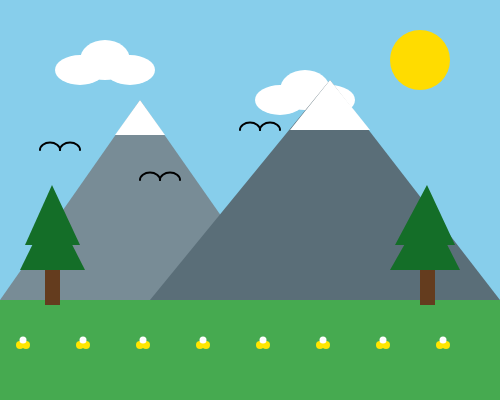
Frame 1 (no input)
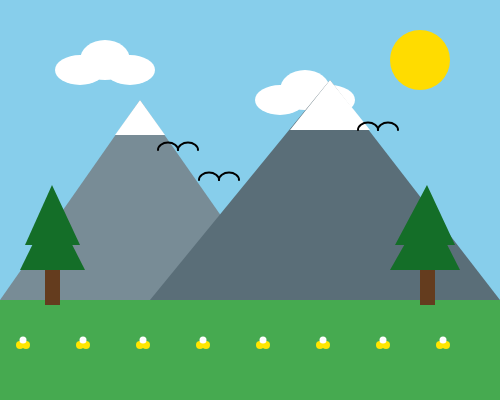
Frame 60 (no input)
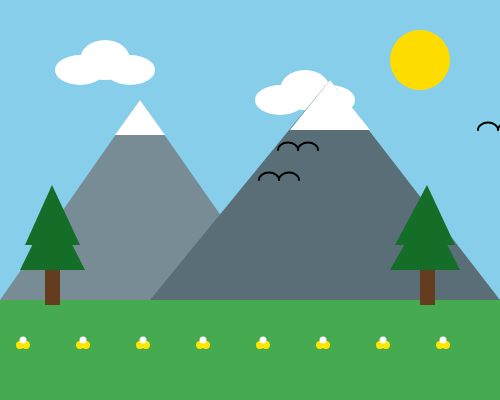
Frame 120 (the mouse pressed at the canvas centre since frame 60)

The p5.js sketch that drew these frames (run headless with seeded random() and noise() and a simulated clock; from frame 60 on, the mouse is pressed at the canvas centre):

// p5.js sketch
// ── sketch.js

let x1 = 50;
let x2 = 150;
let x3 = 250;

function setup() {
  createCanvas(500, 400);
}

function draw() {
  // Cielo
  background(135, 206, 235);

  // Sole
  noStroke();
  fill(255, 220, 0);
  ellipse(420, 60, 60, 60);

  // Nuvole
  fill(255);
  ellipse(80, 70, 50, 30);
  ellipse(105, 60, 50, 40);
  ellipse(130, 70, 50, 30);

  ellipse(280, 100, 50, 30);
  ellipse(305, 90, 50, 40);
  ellipse(330, 100, 50, 30);

  // Montaggna
  fill(120, 140, 150);
  triangle(0, 300, 140, 100, 280, 300);

  // Neve sulla montagna dieto
  fill(255);
  triangle(115, 135, 140, 100, 165, 135);

  // Montagna davanti
  fill(90, 110, 120);
  triangle(150, 300, 330, 80, 500, 300);

  // Neve sulla montagna davanti
  fill(255);
  triangle(290, 130, 330, 80, 370, 130);

  // Prato
  noStroke();
  fill(70, 170, 80);
  rect(0, 300, 500, 100);

  // Fiori sul prato
  for (let i = 20; i < 500; i = i + 60) {
    fill(255, 230, 0);
    ellipse(i, 345, 8, 8);
    ellipse(i + 6, 345, 8, 8);
    fill(255);
    ellipse(i + 3, 340, 7, 7);
  }

  // Albero a sinistra
  fill(100, 60, 30);
  rect(45, 245, 15, 60);

  fill(20, 110, 40);
  triangle(20, 270, 52, 205, 85, 270);
  triangle(25, 245, 52, 185, 80, 245);

  // Albero a destra
  fill(100, 60, 30);
  rect(420, 250, 15, 55);

  fill(20, 110, 40);
  triangle(390, 270, 427, 205, 460, 270);
  triangle(395, 245, 427, 185, 455, 245);

  // Uccellino 1
  stroke(0);
  strokeWeight(2);
  noFill();
  arc(x1, 150, 20, 15, PI, TWO_PI);
  arc(x1 + 20, 150, 20, 15, PI, TWO_PI);

  // Uccellino 2
  arc(x2, 180, 20, 15, PI, TWO_PI);
  arc(x2 + 20, 180, 20, 15, PI, TWO_PI);

  // Uccellino 3
  arc(x3, 130, 20, 15, PI, TWO_PI);
  arc(x3 + 20, 130, 20, 15, PI, TWO_PI);

  // Movimento degli uccellini
  x1 = x1 + 2;
  x2 = x2 + 1;
  x3 = x3 + 2;

  // Se arrivano al bordo, tornano a sinistra
  if (x1 > 500) {
    x1 = 0;
  }

  if (x2 > 500) {
    x2 = 0;
  }

  if (x3 > 500) {
    x3 = 0;
  }
}
